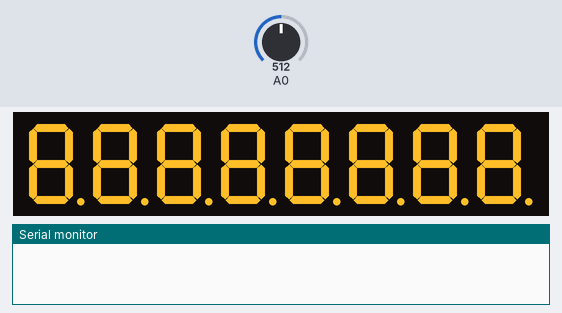
Recording of a sketch running on a simulated ESP8266 (NodeMCU). Shown: 8-digit seven-segment display, the last lines printed to the serial monitor. The inputs (shaded band) are chosen by the test bench; at power-on: A0 = 512. WiFi joins after 1.5 s; servers stay silent unless stated; network time is answered at once with the bench clock; the local clock reads 2024-03-15 10:24:30 at power-on unless the sketch sets it.

Above: at 0.1 s.
At 5.4 s:
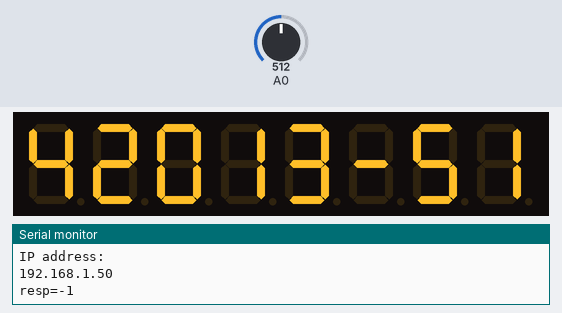
5.5 s: A0 set to 490
7.0 s: A0 set to 306
9.0 s: A0 set to 122
At 12.4 s:
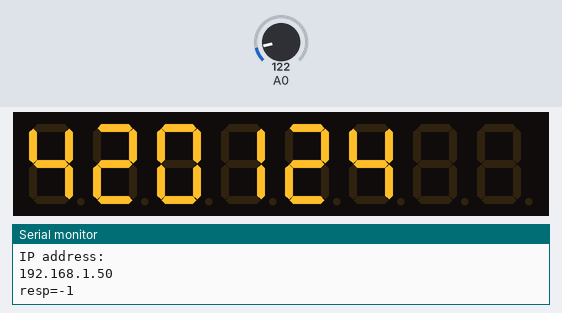
Timing chart, 0 to 13.9 s (numbered marks = the images above; inputs shaded):
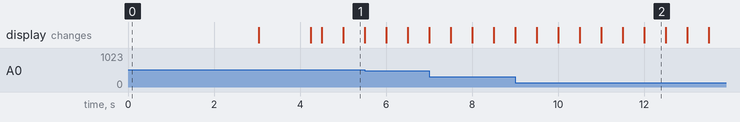

The sketch:

theclock.ino
```cpp
#include <ESP8266WiFi.h>
#include <NTPClient.h>
#include <WiFiUdp.h>
#include <WiFiManager.h>
#include <TimeLib.h>
#include <Timezone.h>
#include "LedControl.h"

#include <ESP8266HTTPClient.h>
#include <WiFiClient.h>
#include <ArduinoJson.h>

#include "gts1d4.h"
// #include "gts_1d2.h"

#define DISP_DATA_IN 5
#define DISP_CLOCK 4
#define DISP_LOAD 12
#define DISP_NUM_MAX_DEVICES 1
#define PIR 14
#define URL_EXTERNAL_TEMPERATURE "https://novabast.cz/_ah/api/input/v1/report"

//declartions
void printNumber(byte pos, uint32_t v, int base, int digits, boolean leadingZero, boolean decimalPoint);
void printNumber(byte pos, int16_t v, int base);
void printTime(time_t t);
void initTemperatureLoading();
void loadTemperature();

//data in, clock, latch, num of devices
LedControl lc=LedControl(DISP_DATA_IN,DISP_CLOCK,DISP_LOAD, DISP_NUM_MAX_DEVICES);
WiFiUDP ntpUDP;
WiFiManager wifiManager;
BearSSL::WiFiClientSecure espClient;
NTPClient timeClient(ntpUDP, "pool.ntp.org");
X509List cert;
// Central European Time (Frankfurt, Paris)
TimeChangeRule CEST = {"CEST", Last, Sun, Mar, 2, 120};     // Central European Summer Time
TimeChangeRule CET = {"CET ", Last, Sun, Oct, 3, 60};       // Central European Standard Time
Timezone tz(CEST, CET);

int temp;

void setup_wifi() {
  String espIdHexa = String(ESP.getChipId(), HEX);
  String ap = String(WiFi.SSID());
  delay(10);

  // We start by connecting to a WiFi network
  espClient.setBufferSizes(512, 512);
  Serial.println();
  Serial.print("Connecting to ");
  Serial.println(WiFi.SSID());

  WiFi.begin();
  for(int i=0;i<10 && WiFi.status() != WL_CONNECTED; i++){
    Serial.print(".");
    delay(1000);
  }

  //fallback to web config - only if btn pressed
  if(WiFi.status() != WL_CONNECTED){
    uint32_t id = ESP.getChipId();
    Serial.print("chip id ");
    Serial.println(id, HEX);
    printNumber(0, id & 0xFFFF, 16, 4, true, false);
    printNumber(4, id >> 16, 16, 4, false, false);

    Serial.println("starting wifimanager");

    ap = "clk-"+espIdHexa;
    String pwd = espIdHexa + "000";
    wifiManager.setConfigPortalTimeout(60);
    Serial.println(ap);
    Serial.println(pwd);
    wifiManager.autoConnect(ap.c_str(), pwd.c_str());
  }else{
    WiFi.mode(WIFI_STA);
  }

  while (WiFi.status() != WL_CONNECTED) {
    delay(500);
  }

  Serial.println("");
  Serial.println("WiFi connected");
  Serial.println("IP address: ");
  Serial.println(WiFi.localIP());

  timeClient.begin();
  while(!timeClient.update()){
    timeClient.forceUpdate();
  }

  cert.append(gts1d4_der, gts1d4_der_size);
  espClient.setTrustAnchors(&cert);
  espClient.setX509Time(timeClient.getEpochTime());
  setTime(timeClient.getEpochTime()); // set current system time
}

void setup() {
  Serial.begin(9600);
  pinMode(PIR, INPUT);

  lc.shutdown(0, false);
  lc.setIntensity(0,15); // set max brightness for the Leds
  lc.setScanLimit(0,8); // all digits in use

  //test all digits
  lc.setDigit(0, 0, 8, 1);
  lc.setDigit(0, 1, 8, 1);
  lc.setDigit(0, 2, 8, 1);
  lc.setDigit(0, 3, 8, 1);
  lc.setDigit(0, 4, 8, 1);
  lc.setDigit(0, 5, 8, 1);
  lc.setDigit(0, 6, 8, 1);
  lc.setDigit(0, 7, 8, 1);
  delay(1000);

  setup_wifi();
  lc.clearDisplay(0);

  initTemperatureLoading();
  loadTemperature();
}

bool onOff = true;
void loop() {
  time_t t = tz.toLocal(timeClient.getEpochTime());

  // permanent time display on upper row
  printTime(t);

  // rotating information display on bottom row, 12seconds roundtrip, 3 secs per show
  if((millis()/1000)%12 < 3){
    printNumber(0, (uint32_t)second(t), 10, 4, false, false );
  }else
  if((millis()/1000)%12 < 9 && temp > -100){
    printTemperature();
  }else{
    printDate(t);
  }

  //load temperature each 900 seconds (15 minutes)
  if((millis()/1000)%900 == 0){

    loadTemperature();
  }

  // printNumber(3, ((millis()/100)%10), 10, 1);
  lc.setIntensity(0, analogRead(A0)/64);

  /* PIR controlled display shutdown
  /*
  bool pirState = digitalRead(PIR);
  if(pirState != onOff){
      onOff = digitalRead(PIR);
      lc.shutdown(0, !pirState);
  }
  */
}

void printDate(time_t t){
  int m = month(t);
  int d = day(t);
  if(m<10){
    printNumber(0, d, 10, 2, false, false);
    printNumber(3, m, 10, 1, false, false);
    lc.setChar(0,2,'-',false);
  }else{
    printNumber(0, d, 10, 2, false, true);
    printNumber(2, m, 10, 2, false, true);
  }
}

void printTemperature(){
  byte pos = 0;
  int v = abs(temp);
  int ones=v%10;
  v=v/10;
  int tens=v%10;

  if(temp>-10){
      lc.setChar(0, pos+2, 127, false);
      lc.setChar(0, pos+3, 'C', false);

  }else{
    lc.setChar(0, pos+3, 127, false);
  }
  if(temp<0){
    lc.setChar(0, pos, '-', false);
    pos += 1;
  }else
  if(temp<10){
    pos += 1;
  }
  if(tens>0){
    lc.setDigit(0, pos, tens, false);
    pos += 1;
  }
  lc.setDigit(0, pos, ones, false);
}

void printTime(time_t t){
  bool dp = millis()%1000 > 500;
  printNumber(4, hour(t), 10, 2, false, dp);
  printNumber(6, minute(t), 10, 2, true, false);
}

void printNumber(byte pos, uint32_t v, int base, int digits, boolean leadingZero, boolean decimalPoint) {
    int ones;
    int tens;
    int hundreds;
    int thousands;
    int p = pos;

    ones=v%base;
    v=v/base;
    tens=v%base;
    v=v/base;
    hundreds=v%base;
    v=v/base;
    thousands = v;

    if(digits>=4){
      if(thousands>0 || leadingZero){
        lc.setDigit(0,p,(byte)thousands,false);
      }else{
        lc.setChar(0, p, 32, false);
      }
      p++;
    }
    //Now print the number digit by digit
    if(digits>=3){
      if(hundreds>0 || thousands > 0 || leadingZero){
        lc.setDigit(0,p,(byte)hundreds,false);
      }else{
        // empty character (blank position)
        lc.setChar(0, p, 32, false);
      }
      p++;
    }

    if(digits>=2){
      if(tens>0 || hundreds >0 || leadingZero){
        lc.setDigit(0,p,(byte)tens,false);
      }else{
        lc.setChar(0, p, 32, false);
      }
      p++;
    }

    lc.setDigit(0,p,(byte)ones, decimalPoint);
}

void printNumber(byte pos, int16_t v, int base) {
    int ones;
    int tens;
    int hundreds;
    int thousands;
    boolean negative=false;
    /*
    if(v < -999 || v > 9999)
        return;
        */
    if(v<0) {
        negative=true;
        v=v*-1;
    }
    ones=v%base;
    v=v/base;
    tens=v%base;
    v=v/base;
    hundreds=v%base;
    v=v/base;
    thousands = v;
    if(negative) {
        //print character '-' in the leftmost column
        lc.setChar(0,pos,'-',false);  }
    else {
        //print a blank in the sign column
        lc.setChar(0,pos,(byte)thousands,false);
    }
    //Now print the number digit by digit
    lc.setDigit(0,pos+1,(byte)hundreds,false);
    lc.setDigit(0,pos+2,(byte)tens,false);
    lc.setDigit(0,pos+3,(byte)ones,false);
}

HTTPClient http;
void initTemperatureLoading(){
  // espClient.setCACert(gts1d4_der, gts1d4_der_size);
  espClient.setTrustAnchors(&cert);
  http.begin(espClient, URL_EXTERNAL_TEMPERATURE);
  http.setTimeout(10000);
  http.setReuse(true);
}

void loadTemperature() {
  for(int i=0;i<10 && WiFi.status() != WL_CONNECTED; i++){
    delay(1000);
  }
  int status = http.GET();
  Serial.print("resp=");
  Serial.println(status);
  if(status<0) {
    delay(1000);
  }

  if(status == 200) {
    String payload = http.getString();
    DynamicJsonDocument doc(512);
    deserializeJson(doc, payload);
    float tf = doc["now"]["temperature"];
    temp = (tf + (float)0.5); //rounding
  }else{
    temp = -100; //download error
  }
}
```

Source omitted: gts1d4.h (data table, 9446 bytes)
